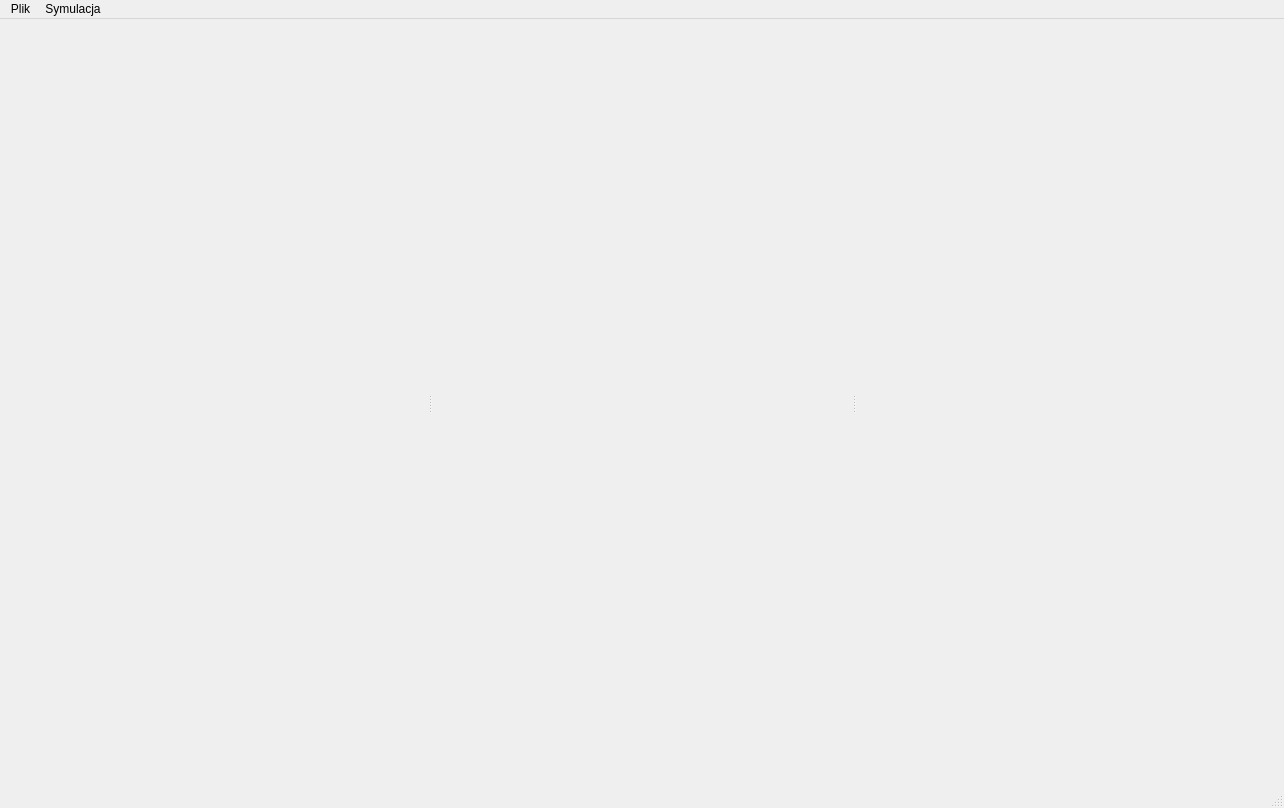
<?xml version="1.0" encoding="UTF-8"?>
<ui version="4.0">
 <class>MainWindow</class>
 <widget class="QMainWindow" name="MainWindow">
  <property name="geometry">
   <rect>
    <x>0</x>
    <y>0</y>
    <width>1284</width>
    <height>808</height>
   </rect>
  </property>
  <property name="windowTitle">
   <string>FBDSimulator GUI</string>
  </property>
  <widget class="QWidget" name="centralwidget">
   <layout class="QHBoxLayout" name="horizontalLayout">
    <property name="leftMargin">
     <number>8</number>
    </property>
    <property name="topMargin">
     <number>8</number>
    </property>
    <property name="rightMargin">
     <number>8</number>
    </property>
    <property name="bottomMargin">
     <number>8</number>
    </property>
    <item>
     <widget class="QSplitter" name="mainSplitter">
      <property name="orientation">
       <enum>Qt::Orientation::Horizontal</enum>
      </property>
      <widget class="CanvasPanel" name="canvasPanel" native="true"/>
      <widget class="PropertyPanel" name="propertyPanel" native="true"/>
      <widget class="DashboardView" name="dashboardView" native="true"/>
     </widget>
    </item>
   </layout>
  </widget>
  <widget class="QMenuBar" name="menubar">
   <property name="geometry">
    <rect>
     <x>0</x>
     <y>0</y>
     <width>1284</width>
     <height>22</height>
    </rect>
   </property>
   <widget class="QMenu" name="menuFile">
    <property name="title">
     <string>Plik</string>
    </property>
    <addaction name="actionNewScheme"/>
    <addaction name="actionOpenScheme"/>
    <addaction name="actionSaveScheme"/>
   </widget>
   <widget class="QMenu" name="menuSimulation">
    <property name="title">
     <string>Symulacja</string>
    </property>
    <addaction name="actionRunSimulation"/>
   </widget>
   <addaction name="menuFile"/>
   <addaction name="menuSimulation"/>
  </widget>
  <widget class="QStatusBar" name="statusbar"/>
  <action name="actionNewScheme">
   <property name="text">
    <string>Nowy</string>
   </property>
   <property name="shortcut">
    <string>Ctrl+N</string>
   </property>
  </action>
  <action name="actionOpenScheme">
   <property name="text">
    <string>Otworz JSON...</string>
   </property>
   <property name="shortcut">
    <string>Ctrl+O</string>
   </property>
  </action>
  <action name="actionSaveScheme">
   <property name="text">
    <string>Zapisz JSON...</string>
   </property>
   <property name="shortcut">
    <string>Ctrl+S</string>
   </property>
  </action>
  <action name="actionRunSimulation">
   <property name="text">
    <string>Uruchom</string>
   </property>
   <property name="shortcut">
    <string>F5</string>
   </property>
  </action>
 </widget>
 <customwidgets>
  <customwidget>
   <class>CanvasPanel</class>
   <extends>QWidget</extends>
   <header>views/canvaspanel.h</header>
  </customwidget>
  <customwidget>
   <class>PropertyPanel</class>
   <extends>QWidget</extends>
   <header>views/propertypanel.h</header>
  </customwidget>
  <customwidget>
   <class>DashboardView</class>
   <extends>QWidget</extends>
   <header>views/dashboardview.h</header>
  </customwidget>
 </customwidgets>
 <resources/>
 <connections/>
</ui>
